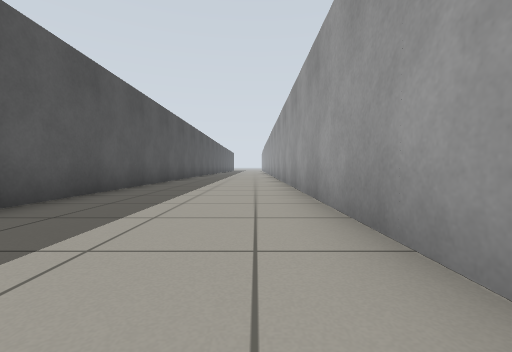
[1] (above)

18 first-person views from a walk through a robot-simulator world made for Gazebo. The camera is 0.5 m above the floor, tilts 2° down and sees 90° across. The lines on the ground mark 1 m squares. The floor is counted in squares, 1 m on a side. Each view is taken from the middle of a square. On the plan, view 1 faces up. The plan holds only what a view shows up to about 9 squares ahead; the rest is blank. The place goes on beyond the plan.

[2]
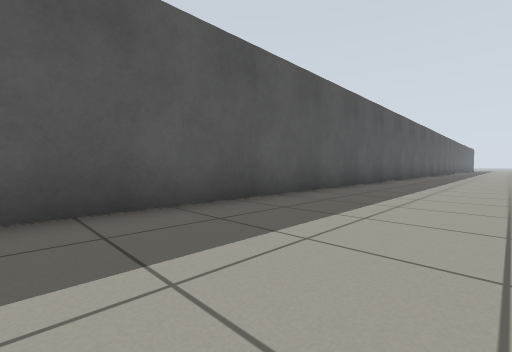

[3]
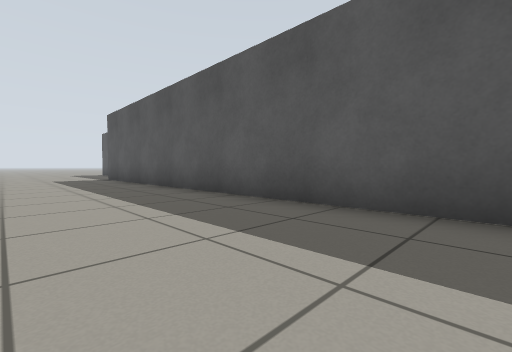

[4]
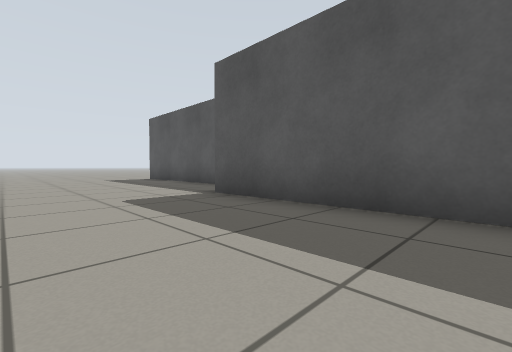

[5]
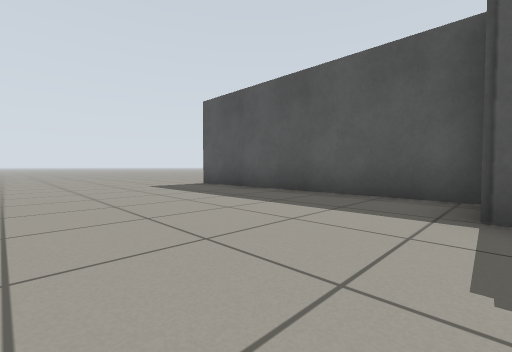

[6]
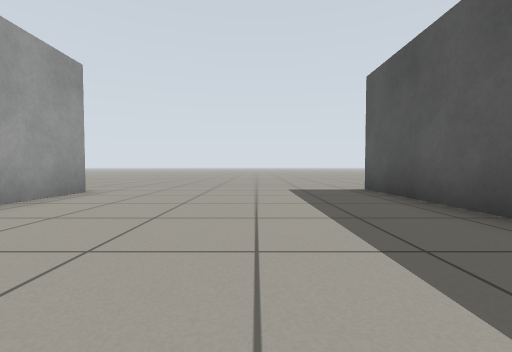

[7]
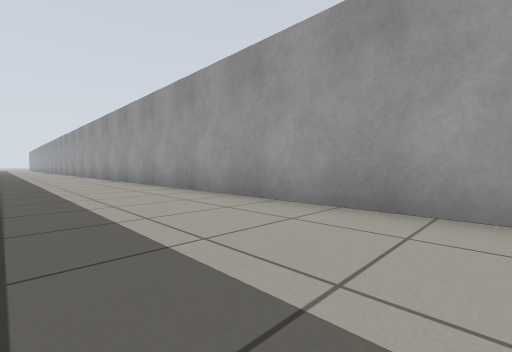

[8]
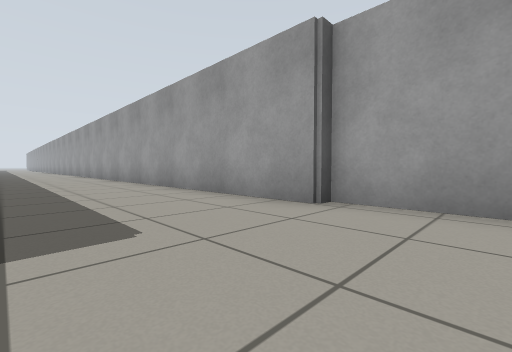

[9]
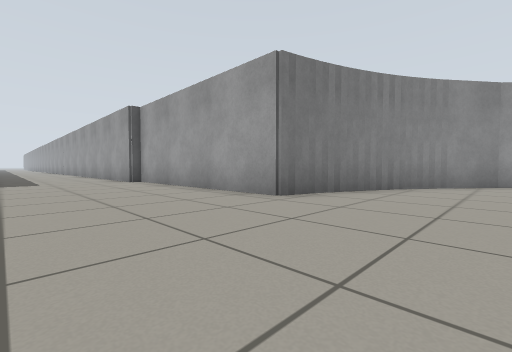

[10]
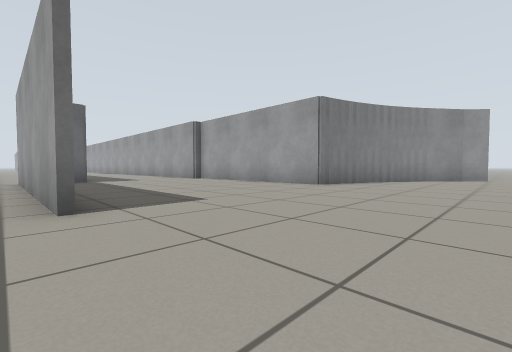

[11]
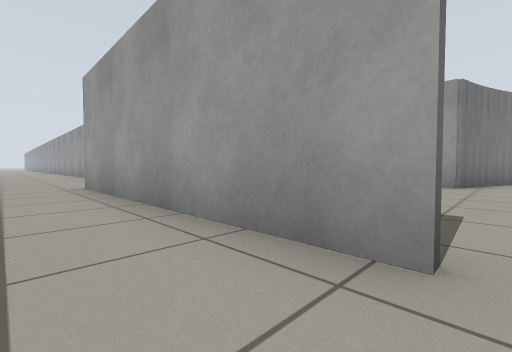

[12]
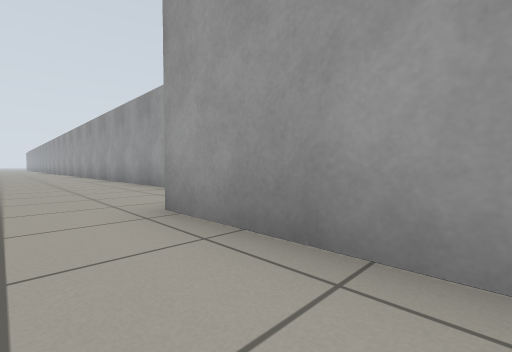

[13]
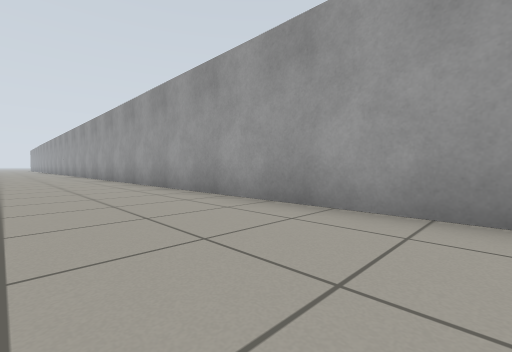

[14]
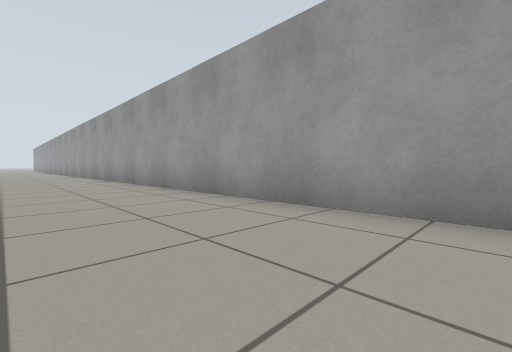

[15]
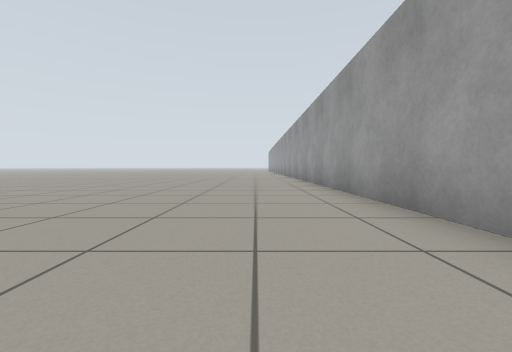

[16]
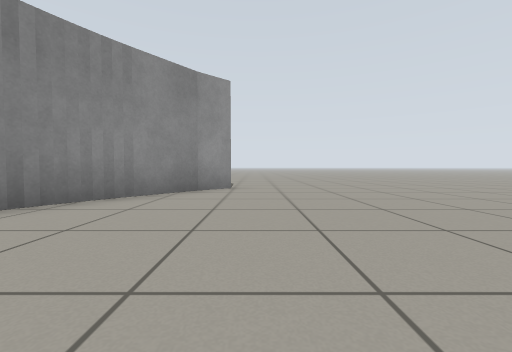

[17]
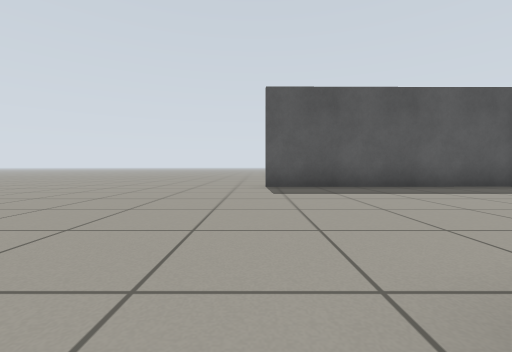

[18]
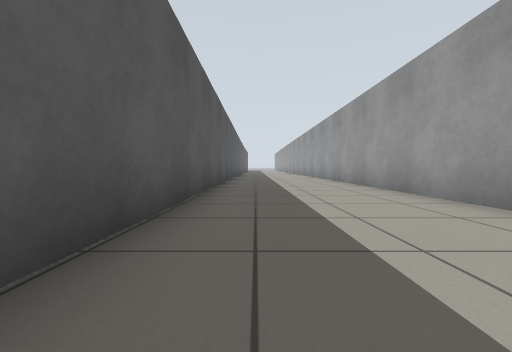

### Floor plan
Points are (right, up) in squares from view 1. A wall is a line through its corners. A room is listed if a view was taken in it or the views show most of it. See-through windows are left out.
Room 1 (views 1, 2, 3, 4, 5, 6, 7, 8, 9, 10, 11, 12, 13, 14, 15, 16, 17, 18)
walls: (-3.1, -7.1) (-3.2, 9.6); (-4.5, -10.2) (-4.5, -16.8); (-4.6, -16.8) (-4.6, -10.1); (2.4, -16.4) (1.4, -16.2) (1.4, -10.2) (1, -10.2) (0.9, 9.6); (4.7, -17.5) (3.3, -16.7) (2.3, -16.4); (6.5, -18.8) (4.6, -17.4); (7.1, -19.5) (6.4, -18.7); (-3.1, 9.6) (-3, -10.2) (-3.4, -10.2)

Where each view was taken, in squares from view 1:
view 1: 0 up, 0 right, facing up
view 2: 2 down, 0 right, facing up-left
view 3: 1 up, 0 right, facing down-left
view 4: 6 down, 0 right, facing down-left
view 5: 10 down, 0 right, facing down-left
view 6: 11 down, 2 left, facing down
view 7: 7 down, 2 left, facing up-right
view 8: 12 down, 2 left, facing up-right
view 9: 19 down, 2 left, facing up-right
view 10: 20 down, 5 left, facing up-right
view 11: 17 down, 6 left, facing up-right
view 12: 13 down, 6 left, facing up-right
view 13: 6 down, 6 left, facing up-right
view 14: 2 down, 6 left, facing up-right
view 15: 1 up, 5 left, facing up
view 16: 20 down, 1 right, facing right
view 17: 17 down, 2 right, facing left
view 18: 1 up, 2 left, facing up
